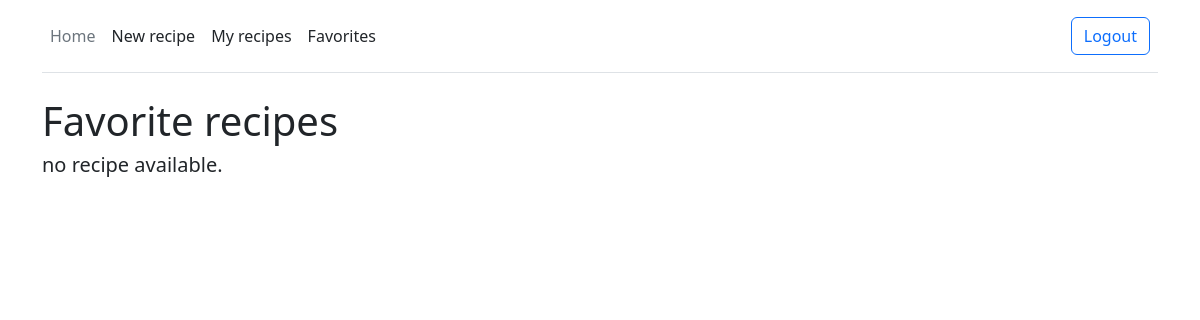
The app's page /favorite/ (signed in), older data.
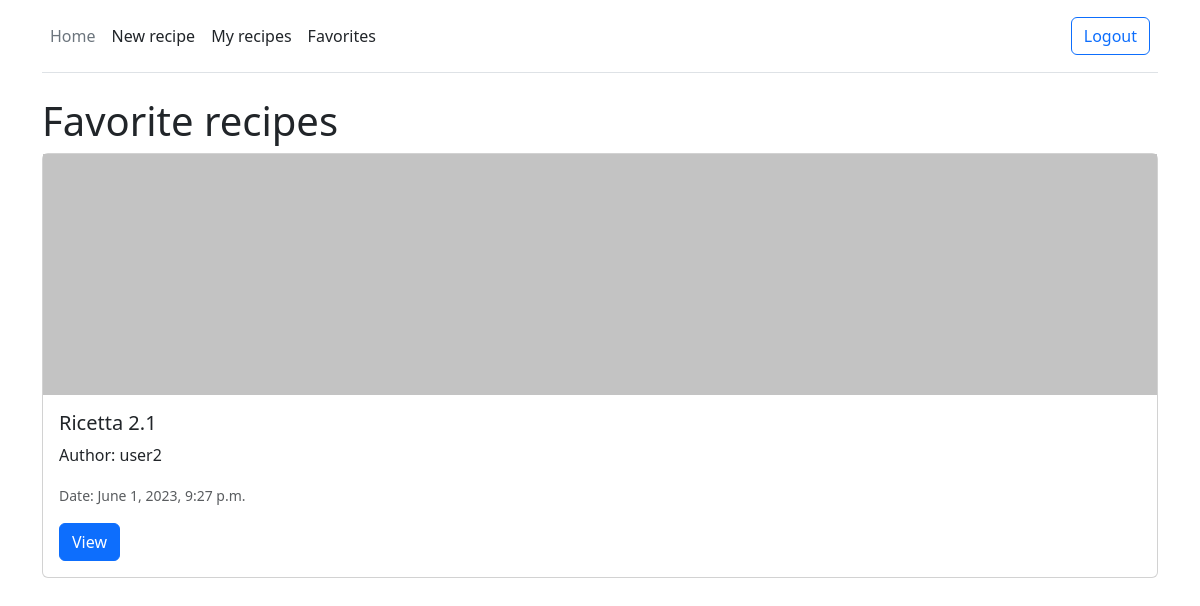
The same page, newer data.
### recipes/models.py (models this page shows, shortened)
class Recipe(models.Model):
    title = models.CharField(max_length=100)
    description = models.TextField()
    category = models.ForeignKey('categories.Category', on_delete=models.CASCADE)
    author = models.ForeignKey(User, on_delete=models.CASCADE, null=True)
    date = models.DateTimeField(auto_now_add=True, null=True)
    favorite = models.ManyToManyField(User, related_name='favorite', blank=True)
    photo = models.ImageField(upload_to='images/', null=True, blank=True)

### recipes/views.py (the view)
# urls.py: path('favorite/',ViewFavorites, name='view_favorites'),
@login_required
def ViewFavorites(request):
    favorite_recipe = request.user.favorite.all()
    return render(request, 'view_favorites.html', {'recipe': favorite_recipe})

### templates/view_favorites.html (shortened to what this page needs)
{% extends 'base.html' %}
{% block content %}
    <h1>Favorite recipes</h1>
    {% for recipe in recipe %}
        <div class="card">
            {% if recipe.photo %}
                <img src="{{ recipe.photo.url }}" alt="{{ recipe.title }}"/>
            {% endif %}
            <div class="card-body">
                <h5 class="card-title">{{ recipe.title }}</h5>
                <p class="card-text">Author: {{ recipe.author }}</p>
                <p class="card-text"><small class="text-muted">Date: {{ recipe.date }}</small></p>
                <a href="{% url 'view_recipe' recipe.id %}" class="btn btn-primary">View</a>
            </div>
        </div>
        <br>
    {% empty %}
        <h5>no recipe available.</h5>
    {% endfor %}
{% endblock %}

Row changes from the older to the newer data that the page shows:
added Recipe: photo (picture), title "Ricetta 2.1", author "user2", date "June 1, 2023, 9:27 p.m."
Text that changed along with them:
text no longer shown: "no recipe available."
